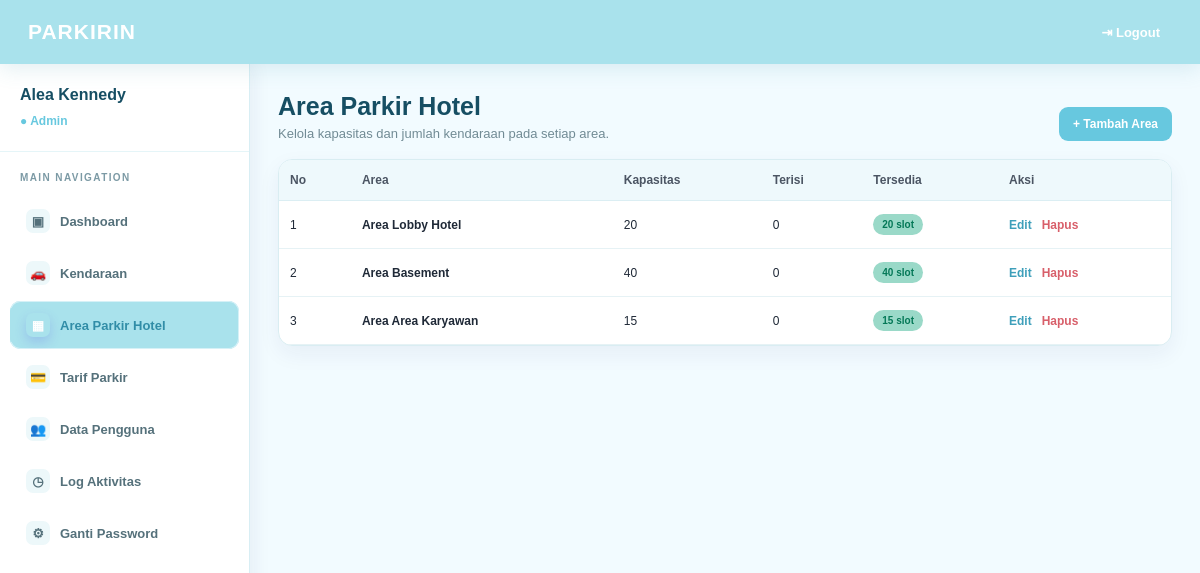
The app's page /index.php?page=area (signed in) with its own data.
### tables this page shows
CREATE TABLE tb_area_parkir (
  id_area INT(11) NOT NULL AUTO_INCREMENT,
  nama_area VARCHAR(50) NOT NULL,
  kapasitas INT(5) NOT NULL DEFAULT 0,
  terisi INT(5) NOT NULL DEFAULT 0,
  PRIMARY KEY (id_area),
  UNIQUE KEY uq_area_nama (nama_area)
);

### models/area.php (called while the page is built, shortened)
<?php
class Area
{
    private $conn;
    public function __construct($conn)
    {
        $this->conn = $conn;
    }
    public function getAll()
    {
        return mysqli_query($this->conn, "SELECT * FROM tb_area_parkir ORDER BY id_area ASC");
    }
}
?>

### views/area/index.php (the view, shortened to what this page needs)
<?php
require_once __DIR__ . '/../../config/auth.php';
?>
<!DOCTYPE html>
<html lang="id">
    <head>
        <link rel="stylesheet" href="assets/css/style.css">
    </head>
    <body>
        <header class="topbar fade-in">
            <div class="logo">PARKIRIN</div>
            <a href="controller/logout.php" onclick="return confirm('Anda yakin ingin logout dari akun ini?');">⇥ Logout</a>
        </header>
        <div class="layout">
            <aside class="sidebar fade-in">
                <div class="profile">
                    <h3><?= htmlspecialchars($_SESSION['nama']); ?></h3>
                    <span>● <?= ucfirst(htmlspecialchars($_SESSION['level'])); ?></span>
                </div>
                <div class="nav-title">MAIN NAVIGATION</div>
                <nav>
                </nav>
            </aside>
            <main class="content">
                <div class="page-header">
                    <div>
                        <h1>Area Parkir Hotel</h1>
                        <p>Kelola kapasitas dan jumlah kendaraan pada setiap area.</p>
                    </div>
                    <div class="actions">
                        <a class="btn btn-green" href="index.php?page=area&aksi=tambah">+ Tambah Area</a>
                    </div>
                </div>
                <div class="table-card">
                    <table class="crud-table">
                        <thead>
                            <tr>
                                <th>No</th>
                                <th>Area</th>
                                <th>Kapasitas</th>
                                <th>Terisi</th>
                                <th>Tersedia</th>
                                <th>Aksi</th>
                            </tr>
                        </thead>
                        <tbody>
                            <?php
                            $no = 1;
                            while ($row = mysqli_fetch_assoc($dataArea)):
                                $tersedia = max(
                                    0,
                                    (int) $row['kapasitas'] - (int) $row['terisi']
                                );
                            ?>
                            <tr>
                                <td><?= $no++; ?></td>
                                <td>
                                    <b>Area <?= htmlspecialchars($row['nama_area']); ?></b>
                                </td>
                                <td><?= (int)$row['kapasitas']; ?></td>
                                <td><?= (int)$row['terisi']; ?></td>
                                <td>
                                    <span class="badge <?= $tersedia>0?'green':'red'; ?>"><?= $tersedia; ?> slot</span>
                                </td>
                                <td class="action-cell">
                                    <a
                                        class="link-edit"
                                        href="index.php?page=area&aksi=edit&id=<?= (int)$row['id_area']; ?>"
                                    >
                                        Edit
                                    </a>
                                    <a
                                        class="link-delete"
                                        href="index.php?page=area&aksi=hapus&id=<?= (int)$row['id_area']; ?>"
                                        onclick="return confirm('Anda yakin ingin menghapus area ini?');"
                                    >
                                        Hapus
                                    </a>
                                </td>
                            </tr>
                        <?php endwhile; ?>
                    </tbody>
                </table>
            </div>
        </main>
    </div>
</body>
</html>

### assets/css/style.css (style rules this page uses)
* { box-sizing: border-box; }
html { scroll-behavior: smooth; }
body { margin: 0; font-family: Arial, Helvetica, sans-serif; background: #f2fbff; color: #1f2937; }
a, button, input, select { transition: all 0.25s ease; }
a { color: inherit; }
.fade-in { animation: fadeIn 0.45s ease both; }
.topbar { min-height: 64px; background: #a9e2ec; color: #ffffff; display: flex; align-items: center; justify-content: space-between; padding: 0 28px; box-shadow: 0 5px 20px rgba(77, 155, 174, 0.16); position: sticky; top: 0; z-index: 20; }
.logo { font-size: 21px; font-weight: 900; letter-spacing: 1px; }
.topbar a { text-decoration: none; font-size: 13px; font-weight: 700; padding: 9px 12px; border-radius: 9px; }
.layout { display: flex; min-height: calc(100vh - 64px); }
.sidebar { width: 250px; background: #ffffff; border-right: 1px solid #d8eef4; box-shadow: 4px 0 18px rgba(36, 42, 80, 0.06); flex-shrink: 0; }
.profile { padding: 22px 20px; border-bottom: 1px solid #e5f5f8; }
.profile h3 { margin: 0 0 7px; font-size: 16px; color: #164e63; }
.profile span { color: #67c8df; font-size: 12px; font-weight: 800; }
.nav-title { color: #7c9aa5; font-size: 10px; letter-spacing: 1.4px; font-weight: 800; padding: 20px 20px 10px; }
.content { flex: 1; padding: 28px; animation: fadeIn 0.45s ease both; min-width: 0; }
.content h1 { margin: 0 0 20px; font-size: 25px; color: #164e63; }
.green { background: #9ad9c8; }
.page-header { display: flex; justify-content: space-between; align-items: flex-end; gap: 15px; margin-bottom: 18px; }
.page-header h1 { margin: 0 0 5px; font-size: 25px; color: #164e63; }
.page-header p { margin: 0; color: #718b95; font-size: 13px; }
.actions { white-space: nowrap; }
.btn { display: inline-block; padding: 10px 14px; border-radius: 9px; text-decoration: none; font-size: 12px; font-weight: 700; border: 0; cursor: pointer; }
.btn-green { background: #67c8df; color: #ffffff; }
.table-card, .form-card, .report-card { background: #ffffff; border: 1px solid #d9edf2; border-radius: 14px; box-shadow: 0 8px 22px rgba(31, 41, 95, 0.06); }
.table-card { overflow-x: auto; }
table.crud-table { width: 100%; border-collapse: collapse; }
table.crud-table th { background: #eef9fc; color: #4b5563; padding: 13px 11px; border-bottom: 1px solid #dbeef3; font-size: 12px; text-align: left; white-space: nowrap; }
table.crud-table td { padding: 13px 11px; border-bottom: 1px solid #e6f2f5; font-size: 12px; }
table.crud-table tbody tr { animation: rowIn 0.35s ease both; }
.action-cell { white-space: nowrap; }
.link-edit { color: #3e9fba; text-decoration: none; font-weight: 700; }
.link-delete { color: #d85f6a; text-decoration: none; font-weight: 700; }
.badge { display: inline-block; padding: 5px 9px; border-radius: 999px; font-size: 10px; font-weight: 800; }
.badge.green { background: #9ad9c8; color: #047857; }

### records on screen
tb_area_parkir: nama_area "Lobby Hotel", kapasitas "20", terisi "0"
tb_area_parkir: nama_area "Basement", kapasitas "40", terisi "0"
tb_area_parkir: nama_area "Area Karyawan", kapasitas "15", terisi "0"

### other values on screen
$_SESSION['nama'] "Alea Kennedy"
$_SESSION['level'] "Admin"
$item['icon'] "▣"
$item['label'] "Dashboard"
$item['icon'] "🚗"
$item['label'] "Kendaraan"
$item['icon'] "▦"
$item['label'] "Area Parkir Hotel"
$item['icon'] "💳"
$item['label'] "Tarif Parkir"
$item['icon'] "👥"
$item['label'] "Data Pengguna"
$item['icon'] "◷"
$item['label'] "Log Aktivitas"
